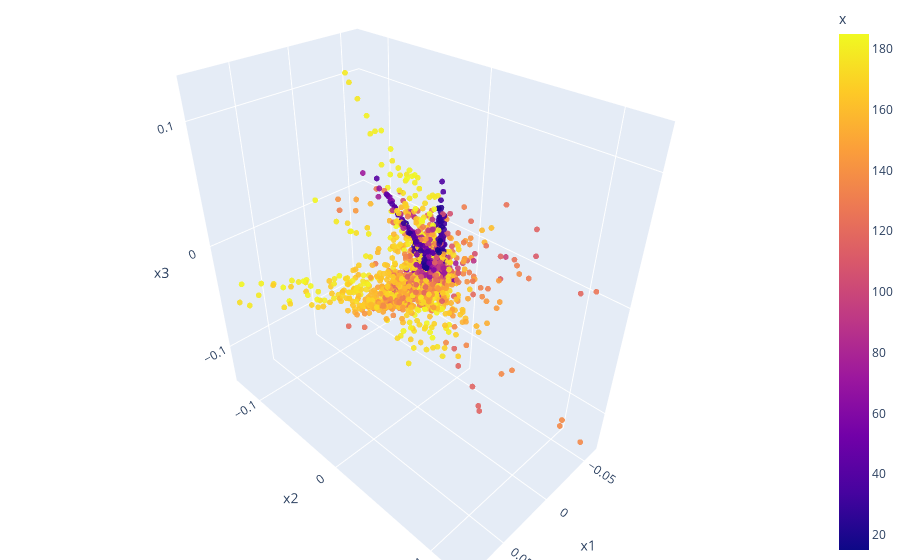

Source (notebook cell):
### Markdown cell above
### Classical

### Code cell
lle_embedding = locally_linear_embedding(parsedData, n_neighbors = 20, n_components=3)

lle_embedding = lle_embedding[0][:,0:3]

df = pd.DataFrame(lle_embedding, columns=['x1', 'x2', 'x3'])
df["x"] = data.x
df["lap"] = data.lap

fig = px.scatter_3d(df, x='x1', y='x2', z='x3', color='x', opacity=0.9, title="PCA")

fig.update_traces(marker_size=2)

# tight layout
fig.update_layout(margin=dict(l=0, r=0, b=0, t=0))
fig.show()

### Figure 1 — Plotly figure (JSON) as saved in the notebook; plotly's stock layout.template omitted (floating-point values rounded to 4 significant figures; data arrays with more than 128 entries replaced by an {"elided": "..."} marker saying what was removed)
{"data": [{"hovertemplate": "x1=%{x}<br>x2=%{y}<br>x3=%{z}<br>x=%{marker.color}<extra></extra>", "legendgroup": "", "marker": {"color": {"elided": "2140 float values"}, "coloraxis": "coloraxis", "opacity": 0.9, "size": 2, "symbol": "circle"}, "mode": "markers", "name": "", "scene": "scene", "showlegend": false, "type": "scatter3d", "x": {"elided": "2140 float values"}, "y": {"elided": "2140 float values"}, "z": {"elided": "2140 float values"}}], "layout": {"coloraxis": {"colorbar": {"title": {"text": "x"}}, "colorscale": [[0, "#0d0887"], [0.1111, "#46039f"], [0.2222, "#7201a8"], [0.3333, "#9c179e"], [0.4444, "#bd3786"], [0.5556, "#d8576b"], [0.6667, "#ed7953"], [0.7778, "#fb9f3a"], [0.8889, "#fdca26"], [1, "#f0f921"]]}, "legend": {"tracegroupgap": 0}, "margin": {"b": 0, "l": 0, "r": 0, "t": 0}, "scene": {"domain": {"x": [0, 1], "y": [0, 1]}, "xaxis": {"title": {"text": "x1"}}, "yaxis": {"title": {"text": "x2"}}, "zaxis": {"title": {"text": "x3"}}}, "title": {"text": "PCA"}}}
